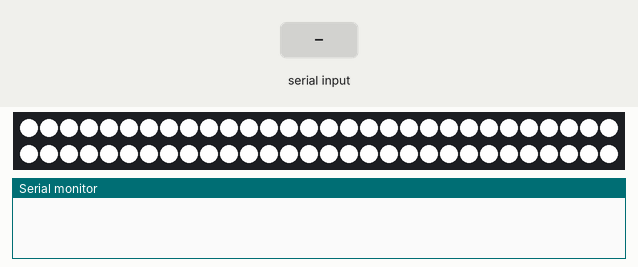
Bench run of a sketch on a simulated Arduino Uno, built with avr-gcc and run on an emulated ATmega328P. On the bench: 60 RGB LEDs in strip order, left to right, continuing on the next row, the last lines printed to the serial monitor. The test bench sets the inputs (shaded band). Dim RGB values are drawn brighter than linear.

Above: at 1.2 s.
1.3 s: "0\n" received over the second serial link
At 2.3 s:
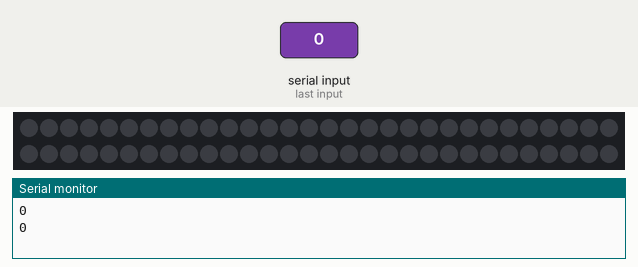
2.9 s: "90,45,200\n" received over the second serial link
At 3.5 s:
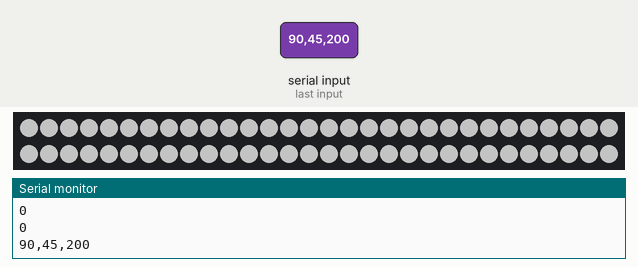
Timing chart, 0 to 5.9 s (numbered marks = the images above; inputs shaded):
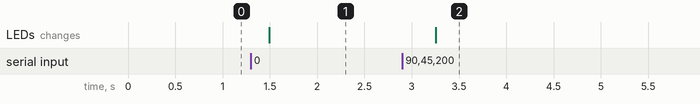

Measured:
- after the input at 1.3 s, the LEDs: change after 0.19 s (image 1)
- after the input at 2.9 s, the LEDs: change after 0.36 s (image 2)

The sketch:

BLUETOOTH_PIXEL_LED.ino
```cpp
#include <SoftwareSerial.h>   //Include libraries: SoftwareSerial
#include <Wire.h>           //Include libraries: wire
SoftwareSerial ESP_BT(0,1); // RX and TX pins
#include <Adafruit_NeoPixel.h> //Include libraries: Adafruit_NeoPixel

#define PIN 6

Adafruit_NeoPixel strip = Adafruit_NeoPixel(60, PIN, NEO_GRB + NEO_KHZ800); // 60 LEDS

boolean RGB_Completed = false;
String RGB2 ,RGB1="255.255.255";
int red=125, green=125, blue=125, starting=0;
int p=0,brt=200;
void setup() {
Serial.begin(115200);
  ESP_BT.begin(9600);
  strip.begin();
  strip.setBrightness(255);

  strip.show(); // Initialize all pixels to 'off'
}
void loop() {
   while(ESP_BT.available()){
    delay(20);
    char ReadChar = (char)ESP_BT.read();
     Serial.println(ReadChar);

       if(ReadChar == ')'){
        // RGB_Completed = true;
         break;

     }else{
        RGB2+= ReadChar;

            }
   }

      if(RGB2.length()>0){
        RGB1="";
        RGB1=RGB2;
        Serial.println(RGB1);
        rgbcal();
       RGB2="";
      }
   if(starting==0){
    rgbcal();
    starting=1;
    }
}
void rgbcal(){

  int SP1 = RGB1.indexOf('.');
  int SP2 = RGB1.indexOf('.', SP1+1);
  int SP3 = RGB1.indexOf('.', SP2+1);
  int R = RGB1.substring(0, SP1).toInt();
  int G = RGB1.substring(SP1+1, SP2).toInt();
  int B = RGB1.substring(SP2+1, SP3).toInt();
   for(int i=0; i<strip.numPixels(); i++)
   {
    strip.setPixelColor(i, strip.Color(R,G,B));
    if(!ESP_BT.available()){
    strip.show();
   }else {
      break;
    }
   }
   }
```
